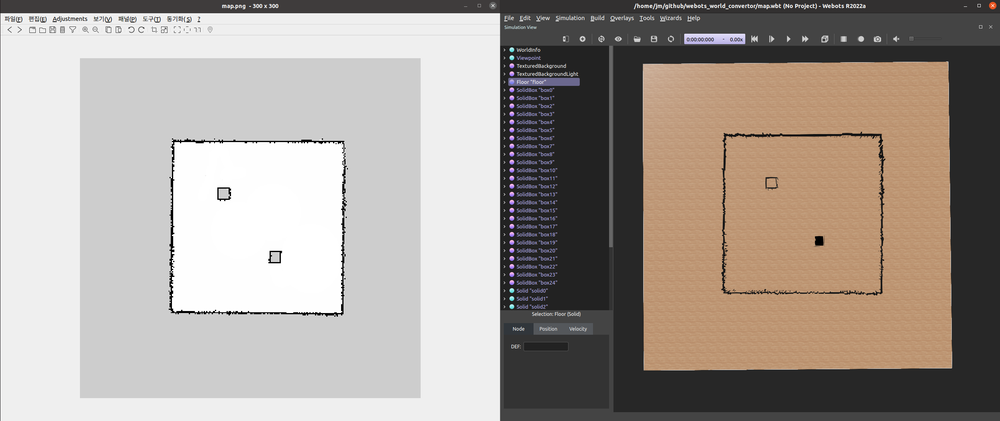
#> input picture pic.png, 1000 x 421 px, shrunk from 2489 x 1049 before the run
$ python map2webotsworld_convetor.py pic.png pic.png
#> lines starting #> are read from the running program, lines starting #| are printed output that depends on the picture; after the words box and inside, x2 and y2 are one past the last pixel; in counts of white or black regions, pixels touching at a corner belong together
#!/usr/bin/python3
# -*- coding: utf8 -*-#
"""
2022.05.10 jm
"""
import sys
import cv2
import numpy as np


class Convertor:
    def __init__(self):
        self.obj_lists = []
        self.onebpx_trans=[]
        self.img_width = 0
        self.img_height = 0
        self.scale = 0.05
        self.map_name = sys.argv[1]
        self.world_name = sys.argv[2]
        self.main()

    def convert_map2webotsworld(self, fname):
#> called with fname = 'pic.png'
        img_src = cv2.imread(fname, cv2.IMREAD_GRAYSCALE) # (y,x)
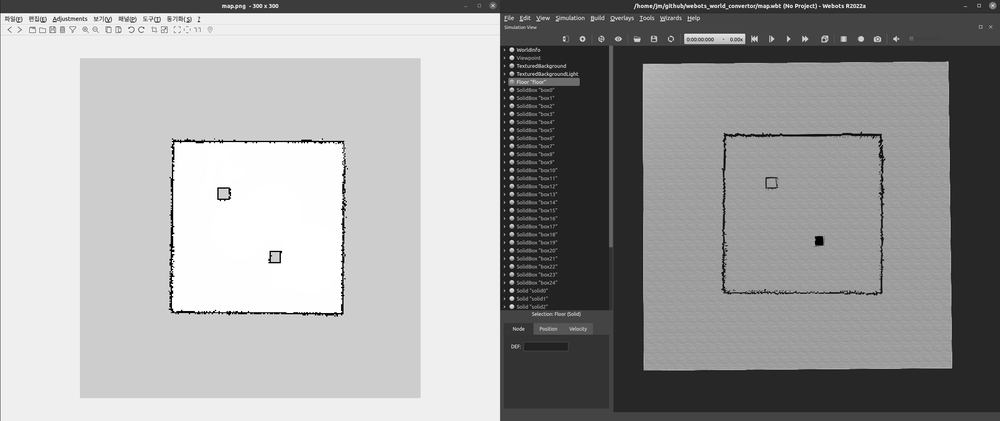
#> img_src: shape (421, 1000); min 0, max 255, mean 158.9
        self.img_height, self.img_width = np.array(img_src.shape)
#> self.img_height = 421; self.img_width = 1000
        black_px = np.where(img_src == 0)  # 0:black, 205: unknown, 255: free
#> black_px = 376 positions, rows 135 to 314, columns 170 to 883
        black_px = np.array(black_px)
        point_set = list(set(zip(*black_px)))
#> point_set = 376 pairs, first value 135 to 314, second value 170 to 883

        contour_src = cv2.imread(fname)
#> contour_src is the input picture: shape (421, 1000, 3); mean B, G, R 150.3, 157.3, 165.9
        gray = cv2.cvtColor(contour_src, cv2.COLOR_RGB2GRAY)
        contours, hierarchy = cv2.findContours(gray, cv2.RETR_LIST, cv2.CHAIN_APPROX_NONE)#find all contours
#> contours = 157 contours, 154 with area under 20; largest, box (x1, y1, x2, y2) and area: (0, 0, 1000, 421) 419580, (170, 209, 174, 221) 28, (170, 235, 174, 247) 26
        contours = contours[:-1] # except img border line
#> contours = 156 contours, 154 with area under 20; largest, box (x1, y1, x2, y2) and area: (170, 209, 174, 221) 28, (170, 235, 174, 247) 26

        contour_lists = [] #individual contour lists
        one_px_lists=[] # for one black px lists
        for j in range(len(contours)):
            tmp = []
            if len(contours[j]) == 4:
                one_x=int((contours[j][0][0][0]+contours[j][1][0][0]+contours[j][2][0][0]+contours[j][3][0][0])/4)
                one_y=int((contours[j][0][0][1]+contours[j][1][0][1]+contours[j][2][0][1]+contours[j][3][0][1])/4)
                one_px=(one_y,one_x)
                one_px_lists.append(one_px)
            else:
                for i in range(len(contours[j])):
                    con = np.array(contours[j][i][0])
                    con = con.tolist()
                    tmp.append(tuple(con))
                contour_lists.append(tmp)
#> this loop made 156 passes
#> (one_x, one_y, one_px) on passes 1, 3, 7, 14, 19, 22, 23, 24, 26, 27, 29, 30: (336, 314, (314, 336)), (322, 314, (314, 322)), (320, 313, (313, 320)), (299, 313, (313, 299)), (267, 313, (313, 267)), (251, 313, (313, 251)), (235, 313, (313, 235)), (230, 313, (313, 230)), (222, 313, (313, 222)), (212, 313, (313, 212)), (236, 312, (312, 236)), (229, 312, (312, 229))
#> one_x on pass 100: 344
#> after the loop, contour_lists = 70 items; one_px_lists = 86 pairs, first value 139 to 314, second value 170 to 345

        for i in one_px_lists:
            if i in point_set:
                point_set.remove(i)
#> this loop made 86 passes
#> i on passes 1 to 12: (314, 336), (314, 322), (313, 320), (313, 299), (313, 267), (313, 251), (313, 235), (313, 230), (313, 222), (313, 212), (312, 236), (312, 229)
#> after the loop, point_set = 290 pairs, first value 135 to 314, second value 170 to 883

        # make transfrom
        sx = -self.img_width / 2
#> sx = -500
        sy = self.img_height / 2
#> sy = 210.5

        dx = [self.scale/2., self.scale/2., -self.scale/2., -self.scale/2.]
        dy = [-self.scale/2., self.scale/2., self.scale/2., -self.scale/2.]

        H = [[1, 0, 0, sx],
             [0, -1, 0, sy],
             [0, 0, -1, 0],
             [0, 0, 0, 1]]
        H = np.array(H, dtype=float)

        # one pixel transform
        one_bx_lists=[]
        y_p,x_p=zip(*one_px_lists)
#> y_p = 86 values, max 314 at index 0, min 139 at index 85, mean 224.8; x_p = 86 values, max 345 at index 63, min 170 at index 12, mean 257.9
        x_p = list(x_p)
        y_p = list(y_p)
        one_bx_lists.append(x_p)
        one_bx_lists.append(y_p)
        one_bx_lists = np.array(one_bx_lists)

        one_bx_lists = np.vstack([one_bx_lists, np.zeros(one_bx_lists.shape[1])])
        one_bx_lists = np.vstack([one_bx_lists, np.ones(one_bx_lists.shape[1])])

        self.onebpx_trans = self.scale * H @ one_bx_lists
        self.onebpx_trans = np.delete(self.onebpx_trans, -1, 0)
        self.onebpx_trans = np.delete(self.onebpx_trans, -1, 0)

        # black pixel transform
        blackpx_lists = []
        y_pos, x_pos = zip(*point_set)
#> y_pos = 290 values, max 314 at index 7, min 135 at index 40, mean 237.8; x_pos = 290 values, max 883 at index 187, min 170 at index 51, mean 320.9
        x_pos = list(x_pos)
        y_pos = list(y_pos)
        blackpx_lists.append(x_pos)
        blackpx_lists.append(y_pos)
        blackpx_lists = np.array(blackpx_lists)

        blackpx_lists = np.vstack([blackpx_lists, np.zeros(blackpx_lists.shape[1])])
        blackpx_lists = np.vstack([blackpx_lists, np.ones(blackpx_lists.shape[1])])

        blackpx_trans = self.scale * H @ blackpx_lists
        blackpx_trans = np.delete(blackpx_trans, -1, 0)
        blackpx_trans = np.delete(blackpx_trans, -1, 0)

        #make 4 point lists each black px
        blackpx_trans = np.round(blackpx_trans.astype(np.float64), 4)
        blackpx_trans = set(zip(*blackpx_trans))
#> blackpx_trans = 290 items
        blackpx_trans = list(blackpx_trans)
#> blackpx_trans = 290 pairs, first value -16.5 to 19.15, second value -5.17 to 3.77

        bx_4points = []
        bx_4points_set = set()

        for i in blackpx_trans:
            for j in range(4):
                nx = i[0]+dx[j]
                ny = i[1]+dy[j]
                bx_4points.append((nx, ny))
#> this loop made 290 passes
#> i on passes 1 to 3: (-11.85, -5.12), (-11.25, -5.12), (-15.5, 3.52)
#> after the loop, bx_4points = 1160 pairs, first value -16.52 to 19.17, second value -5.2 to 3.8

        bx_4points = np.array(bx_4points)
        bx_4points = np.round(bx_4points.astype(np.float64), 4)
#> bx_4points = 1160 pairs, first value -16.52 to 19.18, second value -5.2 to 3.8

        for i in bx_4points:
            x, y = i[0], i[1]
            bx_4points_set.add((x, y))
#> this loop made 1160 passes
#> (x, y) on passes 1 to 3: (-11.82, -5.15), (-11.82, -5.1), (-11.88, -5.1)
#> after the loop, bx_4points_set = 700 items
        bx_4points_set = list(bx_4points_set)
#> bx_4points_set = 700 pairs, first value -16.52 to 19.18, second value -5.2 to 3.8

        #contours transform
        cont_4points_list = []
        for contours in contour_lists:
            x_pos, y_pos = zip(*contours)
            contour = []
            x_pos = list(x_pos)
            y_pos = list(y_pos)
            contour.append(x_pos)
            contour.append(y_pos)
            contour = np.array(contour)

            contour = np.vstack([contour, np.zeros(contour.shape[1])])
            contour = np.vstack([contour, np.ones(contour.shape[1])])

            cont_trans = self.scale * H @ contour
            cont_trans = np.delete(cont_trans, -1, 0)
            cont_trans = np.delete(cont_trans, -1, 0)

            cont_trans = np.round(cont_trans.astype(np.float64), 4)

            cont_trans = zip(*cont_trans)
            cont_trans = list(cont_trans)

            cont_4points = []
            for i in cont_trans:
                for j in range(4):
                    nx = i[0]+dx[j]
                    ny = i[1]+dy[j]
                    cont_4points.append((nx, ny))


            cont_4points = np.array(cont_4points)
            cont_4points = np.round(cont_4points.astype(np.float64), 4)

            tmp = []
            for i in cont_4points:
                x, y = i[0], i[1]
                tmp.append((x, y))
            cont_4points_list.append(tmp)
#> this loop made 70 passes
#> (x_pos, y_pos) on passes 2 to 6: ([317, 318, 319, 320, 319, 318], [314, 313, 313, 314, 315, 315]), ([340, 341, 342, 343, 342, 341, 340], [313, 312, 312, 313, 314, 315, 314]), ([333, 334, 335, 336, 335, 334], [313, 312, 312, 313, 314, 314]), ([314, 315, 316, 317, 316, 315, 314], [313, 312, 312, 313, 314, 315, 314]), ([311, 312, 313, 314, 313, 312], [313, 312, 312, 313, 314, 314])

        # 최종 저장 self.obj_lists=[]
        # black pixel의 4 point들의 리스트 셋 bx_4points_set
        # contour 4 point 의 순서 고려한 cont_4points_list
        for o4l in cont_4points_list:
            tmp_obj = []
            for i in range(len(o4l)):
                if o4l[i] in bx_4points_set:
                    if o4l[i] not in tmp_obj:
                        tmp_obj.append(o4l[i])
            self.obj_lists.append(tmp_obj)
#> this loop made 70 passes

        self.write_webotsworld()

    def write_webotsworld(self):
        f = open(self.world_name, 'w')
        f.write('#VRML_SIM R2022a utf8\nWorldInfo{\n}\nViewpoint{\norientation -0.6353 0.0058 0.7721 3.1272\nposition 0.6316 0.1011 2.4908\n}\nTexturedBackground{\n}\nTexturedBackgroundLight{\n}\n')
        world_width, world_height = self.img_width * self.scale, self.img_height * self.scale
        world_size = str(world_width) + " " + str(world_height)
        f.write('Floor{\ntranslation 0 0 0\nsize %s\nappearance Parquetry{type "light strip"}\n}' % world_size)

        bp_count=0
        for i in range(len(self.onebpx_trans[0])):
            x, y = self.onebpx_trans[0][i], self.onebpx_trans[1][i]
            z = 0
            f.write('SolidBox {\n  translation ')
            f.write("%f " %x)
            f.write("%f " %y)
            f.write("%f " %z)
            f.write('\n  name "box')
            f.write("%d" %bp_count)
            f.write('"\n  size 0.05 0.05 1.0\n  appearance PBRAppearance {\n    baseColor 0 0 0\n  }\n  castShadows FALSE\n}\n')
            bp_count+=1
#> this loop made 86 passes


        obj_count = 0
        #make each object
        for obj in self.obj_lists:

            f.write('\nSolid {\nchildren [\nShape {\nappearance PBRAppearance {\nbaseColor 0 0 0\n}\ngeometry DEF IFS IndexedFaceSet {\ncoord Coordinate{\npoint[\n ')
            # lower side coordiante points
            for i in range(len(obj)):
                x, y = obj[i][0], obj[i][1]
                lside = str(x) + " " + str(y) + " 0 "
                f.write('%s' % lside)

            # upper side coordiante points
            for i in range(len(obj)):
                x, y = obj[i][0], obj[i][1]
                uside = str(x) + " " + str(y) + " 0.5 "
                f.write('%s' % uside)
            f.write(']\n} coordIndex [\n')

            # make lower side plane
            for fnode in range(len(obj)):
                f.write("%d, " % fnode)
            f.write("-1 ")

            # make upper side plane
            for cnode in range(len(obj)):
                cnode += len(obj)
                f.write("%d, " % cnode)
            f.write("-1 ")

            # make wall plane
            for wall in range(len(obj)-1):
                plane = str(wall)+", "+str(wall+1)+", "+str(wall+1+len(obj))+", "+str(wall+len(obj))+", -1 "
                f.write("%s" % plane)

            final = str(len(obj)-1)+", "+str(0)+", " + str(0+len(obj))+", "+str(len(obj)*2 - 1)+", -1 "
            f.write("%s" % final)
            f.write('\n]\n}\n ')
            f.write('castShadows FALSE\n}\n]\nname "solid%d"\n}' %obj_count)
            obj_count += 1

        f.close()

    def main(self):
        self.convert_map2webotsworld(self.map_name)

if __name__ == '__main__':
    c=Convertor()
